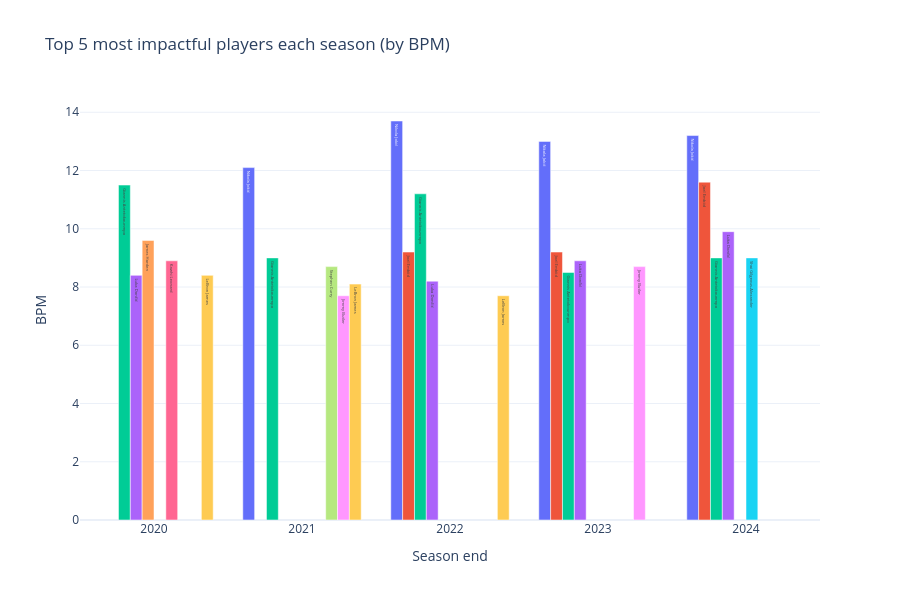

Notebook source saved alongside this figure:
### Code cell
top = (players[players.minutes_played >= 1000]
       .sort_values("box_plus_minus", ascending=False)
       .groupby("season_end").head(5))

fig = px.bar(top, x="season_end", y="box_plus_minus", color="name", text="name",
             title="Top 5 most impactful players each season (by BPM)",
             labels={"season_end": "Season end", "box_plus_minus": "BPM"}, height=600)
fig.update_traces(textposition="inside", textfont_size=10)
fig.update_layout(barmode="group", showlegend=False)
fig.show()

### Figure 1 — Plotly figure (JSON) as saved in the notebook; plotly's stock layout.template omitted (floating-point values rounded to 4 significant figures)
{"data": [{"alignmentgroup": "True", "hovertemplate": "name=%{text}<br>Season end=%{x}<br>BPM=%{y}<extra></extra>", "legendgroup": "Nikola Jokić", "marker": {"color": "#636efa", "pattern": {"shape": ""}}, "name": "Nikola Jokić", "offsetgroup": "Nikola Jokić", "orientation": "v", "showlegend": true, "text": ["Nikola Jokić", "Nikola Jokić", "Nikola Jokić", "Nikola Jokić"], "textfont": {"size": 10}, "textposition": "inside", "type": "bar", "x": [2022, 2024, 2023, 2021], "xaxis": "x", "y": [13.7, 13.2, 13, 12.1], "yaxis": "y"}, {"alignmentgroup": "True", "hovertemplate": "name=%{text}<br>Season end=%{x}<br>BPM=%{y}<extra></extra>", "legendgroup": "Joel Embiid", "marker": {"color": "#EF553B", "pattern": {"shape": ""}}, "name": "Joel Embiid", "offsetgroup": "Joel Embiid", "orientation": "v", "showlegend": true, "text": ["Joel Embiid", "Joel Embiid", "Joel Embiid"], "textfont": {"size": 10}, "textposition": "inside", "type": "bar", "x": [2024, 2022, 2023], "xaxis": "x", "y": [11.6, 9.2, 9.2], "yaxis": "y"}, {"alignmentgroup": "True", "hovertemplate": "name=%{text}<br>Season end=%{x}<br>BPM=%{y}<extra></extra>", "legendgroup": "Giannis Antetokounmpo", "marker": {"color": "#00cc96", "pattern": {"shape": ""}}, "name": "Giannis Antetokounmpo", "offsetgroup": "Giannis Antetokounmpo", "orientation": "v", "showlegend": true, "text": ["Giannis Antetokounmpo", "Giannis Antetokounmpo", "Giannis Antetokounmpo", "Giannis Antetokounmpo", "Giannis Antetokounmpo"], "textfont": {"size": 10}, "textposition": "inside", "type": "bar", "x": [2020, 2022, 2021, 2024, 2023], "xaxis": "x", "y": [11.5, 11.2, 9, 9, 8.5], "yaxis": "y"}, {"alignmentgroup": "True", "hovertemplate": "name=%{text}<br>Season end=%{x}<br>BPM=%{y}<extra></extra>", "legendgroup": "Luka Dončić", "marker": {"color": "#ab63fa", "pattern": {"shape": ""}}, "name": "Luka Dončić", "offsetgroup": "Luka Dončić", "orientation": "v", "showlegend": true, "text": ["Luka Dončić", "Luka Dončić", "Luka Dončić", "Luka Dončić"], "textfont": {"size": 10}, "textposition": "inside", "type": "bar", "x": [2024, 2023, 2020, 2022], "xaxis": "x", "y": [9.9, 8.9, 8.4, 8.2], "yaxis": "y"}, {"alignmentgroup": "True", "hovertemplate": "name=%{text}<br>Season end=%{x}<br>BPM=%{y}<extra></extra>", "legendgroup": "James Harden", "marker": {"color": "#FFA15A", "pattern": {"shape": ""}}, "name": "James Harden", "offsetgroup": "James Harden", "orientation": "v", "showlegend": true, "text": ["James Harden"], "textfont": {"size": 10}, "textposition": "inside", "type": "bar", "x": [2020], "xaxis": "x", "y": [9.6], "yaxis": "y"}, {"alignmentgroup": "True", "hovertemplate": "name=%{text}<br>Season end=%{x}<br>BPM=%{y}<extra></extra>", "legendgroup": "Shai Gilgeous-Alexander", "marker": {"color": "#19d3f3", "pattern": {"shape": ""}}, "name": "Shai Gilgeous-Alexander", "offsetgroup": "Shai Gilgeous-Alexander", "orientation": "v", "showlegend": true, "text": ["Shai Gilgeous-Alexander"], "textfont": {"size": 10}, "textposition": "inside", "type": "bar", "x": [2024], "xaxis": "x", "y": [9], "yaxis": "y"}, {"alignmentgroup": "True", "hovertemplate": "name=%{text}<br>Season end=%{x}<br>BPM=%{y}<extra></extra>", "legendgroup": "Kawhi Leonard", "marker": {"color": "#FF6692", "pattern": {"shape": ""}}, "name": "Kawhi Leonard", "offsetgroup": "Kawhi Leonard", "orientation": "v", "showlegend": true, "text": ["Kawhi Leonard"], "textfont": {"size": 10}, "textposition": "inside", "type": "bar", "x": [2020], "xaxis": "x", "y": [8.9], "yaxis": "y"}, {"alignmentgroup": "True", "hovertemplate": "name=%{text}<br>Season end=%{x}<br>BPM=%{y}<extra></extra>", "legendgroup": "Stephen Curry", "marker": {"color": "#B6E880", "pattern": {"shape": ""}}, "name": "Stephen Curry", "offsetgroup": "Stephen Curry", "orientation": "v", "showlegend": true, "text": ["Stephen Curry"], "textfont": {"size": 10}, "textposition": "inside", "type": "bar", "x": [2021], "xaxis": "x", "y": [8.7], "yaxis": "y"}, {"alignmentgroup": "True", "hovertemplate": "name=%{text}<br>Season end=%{x}<br>BPM=%{y}<extra></extra>", "legendgroup": "Jimmy Butler", "marker": {"color": "#FF97FF", "pattern": {"shape": ""}}, "name": "Jimmy Butler", "offsetgroup": "Jimmy Butler", "orientation": "v", "showlegend": true, "text": ["Jimmy Butler", "Jimmy Butler"], "textfont": {"size": 10}, "textposition": "inside", "type": "bar", "x": [2023, 2021], "xaxis": "x", "y": [8.7, 7.7], "yaxis": "y"}, {"alignmentgroup": "True", "hovertemplate": "name=%{text}<br>Season end=%{x}<br>BPM=%{y}<extra></extra>", "legendgroup": "LeBron James", "marker": {"color": "#FECB52", "pattern": {"shape": ""}}, "name": "LeBron James", "offsetgroup": "LeBron James", "orientation": "v", "showlegend": true, "text": ["LeBron James", "LeBron James", "LeBron James"], "textfont": {"size": 10}, "textposition": "inside", "type": "bar", "x": [2020, 2021, 2022], "xaxis": "x", "y": [8.4, 8.1, 7.7], "yaxis": "y"}], "layout": {"barmode": "group", "height": 600, "legend": {"title": {"text": "name"}, "tracegroupgap": 0}, "showlegend": false, "title": {"text": "Top 5 most impactful players each season (by BPM)"}, "xaxis": {"anchor": "y", "domain": [0, 1], "title": {"text": "Season end"}}, "yaxis": {"anchor": "x", "domain": [0, 1], "title": {"text": "BPM"}}}}
